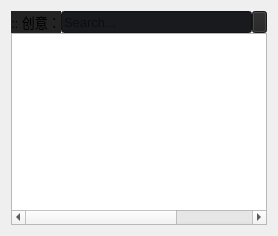
       <widget class="QWidget" name="layoutWidget">
        <layout class="QVBoxLayout" name="verticalLayout_4">
         <property name="spacing">
          <number>0</number>
         </property>
         <item>
          <layout class="QHBoxLayout" name="horizontalLayout_2">
           <property name="spacing">
            <number>0</number>
           </property>
           <item>
            <widget class="QLabel" name="label_3">
             <property name="sizePolicy">
              <sizepolicy hsizetype="Preferred" vsizetype="Fixed">
               <horstretch>0</horstretch>
               <verstretch>0</verstretch>
              </sizepolicy>
             </property>
             <property name="minimumSize">
              <size>
               <width>0</width>
               <height>22</height>
              </size>
             </property>
             <property name="font">
              <font>
               <family>Microsoft YaHei UI</family>
               <pointsize>10</pointsize>
              </font>
             </property>
             <property name="styleSheet">
              <string notr="true">background-color: rgb(35, 35, 35);</string>
             </property>
             <property name="text">
              <string>&lt;html&gt;&lt;head/&gt;&lt;body&gt;&lt;p&gt;&lt;span style=&quot; font-size:10pt;&quot;&gt;:: 创意：&lt;/span&gt;&lt;/p&gt;&lt;/body&gt;&lt;/html&gt;</string>
             </property>
            </widget>
           </item>
           <item>
            <widget class="QLineEdit" name="key_line">
             <property name="minimumSize">
              <size>
               <width>25</width>
               <height>22</height>
              </size>
             </property>
             <property name="maximumSize">
              <size>
               <width>2500</width>
               <height>22</height>
              </size>
             </property>
             <property name="font">
              <font>
               <pointsize>10</pointsize>
              </font>
             </property>
             <property name="styleSheet">
              <string notr="true">background-color: rgb(25, 26, 30);</string>
             </property>
             <property name="placeholderText">
              <string>Search...</string>
             </property>
             <property name="clearButtonEnabled">
              <bool>true</bool>
             </property>
            </widget>
           </item>
           <item>
            <widget class="QPushButton" name="sort_bttn">
             <property name="sizePolicy">
              <sizepolicy hsizetype="Fixed" vsizetype="Fixed">
               <horstretch>0</horstretch>
               <verstretch>0</verstretch>
              </sizepolicy>
             </property>
             <property name="minimumSize">
              <size>
               <width>0</width>
               <height>22</height>
              </size>
             </property>
             <property name="maximumSize">
              <size>
               <width>15</width>
               <height>22</height>
              </size>
             </property>
             <property name="styleSheet">
              <string notr="true">background-color: rgb(35, 35, 35);</string>
             </property>
             <property name="text">
              <string/>
             </property>
             <property name="iconSize">
              <size>
               <width>18</width>
               <height>20</height>
              </size>
             </property>
             <property name="flat">
              <bool>false</bool>
             </property>
            </widget>
           </item>
          </layout>
         </item>
         <item>
          <widget class="QTableWidget" name="shot_tableWgt">
           <property name="font">
            <font>
             <pointsize>10</pointsize>
            </font>
           </property>
           <property name="alternatingRowColors">
            <bool>true</bool>
           </property>
           <property name="selectionBehavior">
            <enum>QAbstractItemView::SelectRows</enum>
           </property>
           <property name="columnCount">
            <number>3</number>
           </property>
           <attribute name="horizontalHeaderVisible">
            <bool>false</bool>
           </attribute>
           <column/>
           <column/>
           <column/>
          </widget>
         </item>
        </layout>
       </widget>
